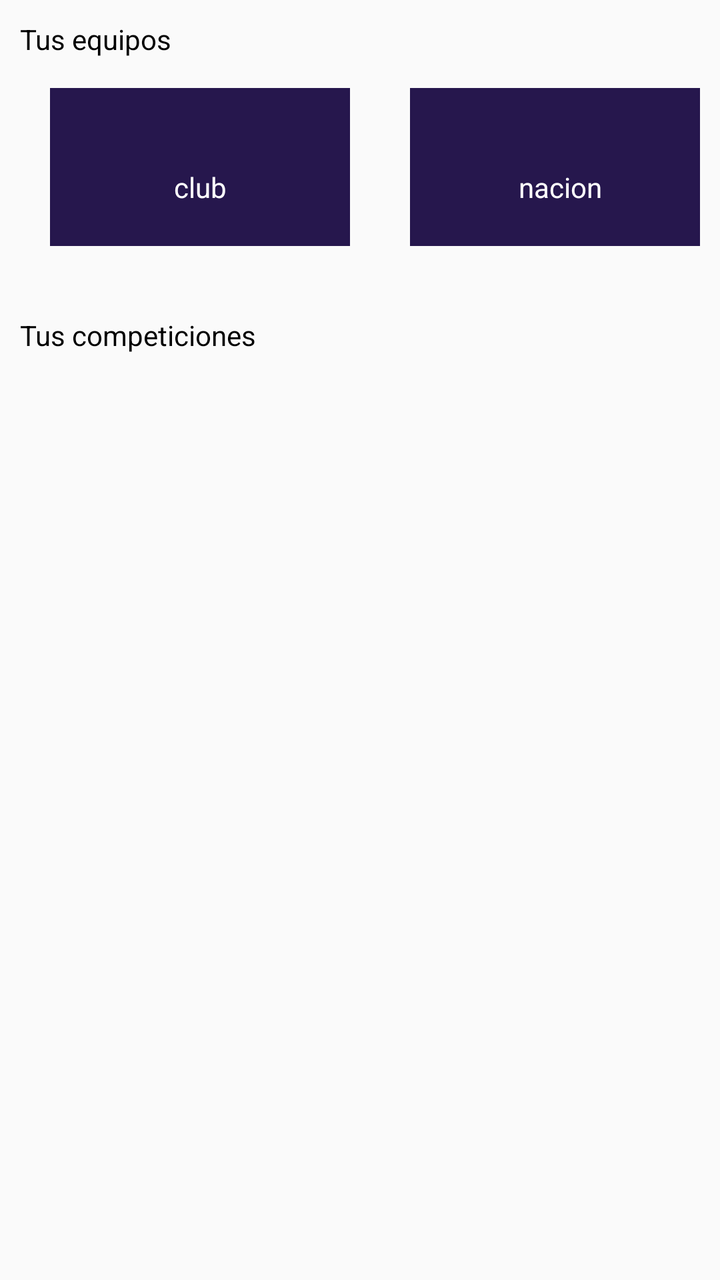
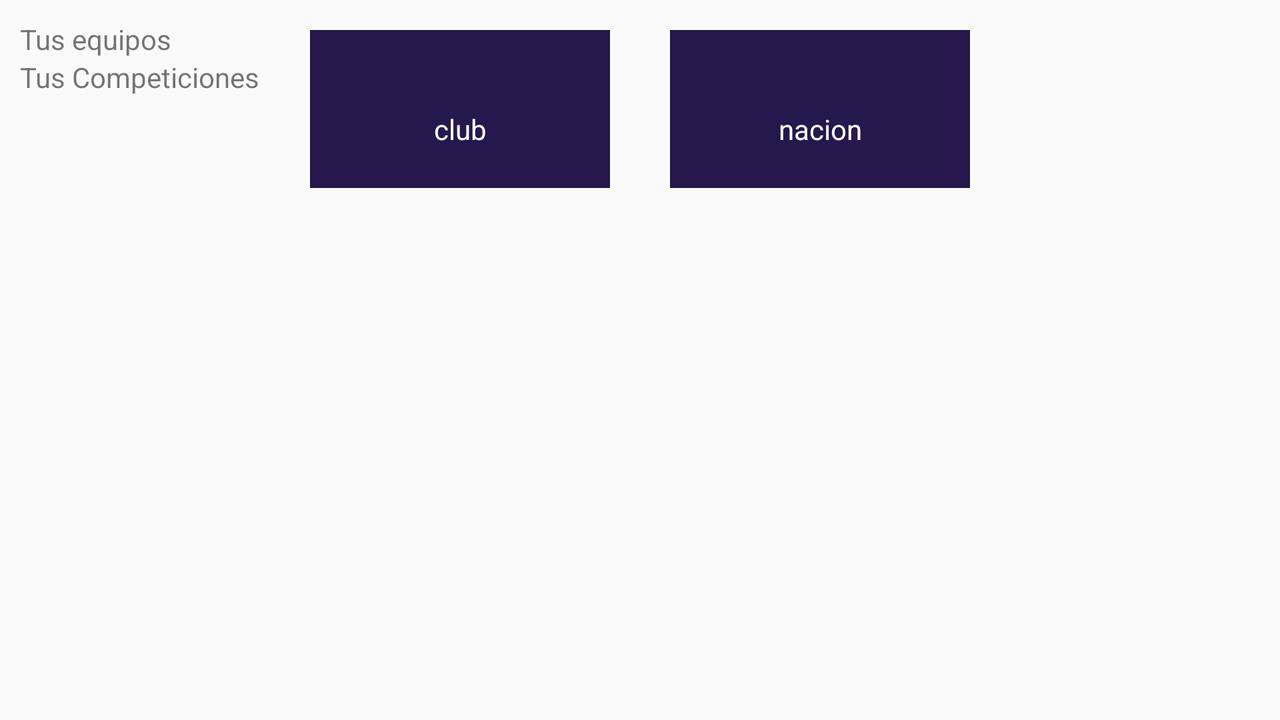

An Android layout and its configuration variant, each rendered on a device that would load it. The default file and the variant file are quoted in full after the pictures.
<!-- AndroidManifest.xml: application theme AppTheme -->
<!-- res/layout/fragment_siguiendo.xml -->
<?xml version="1.0" encoding="utf-8"?>
<RelativeLayout xmlns:android="http://schemas.android.com/apk/res/android"
    xmlns:app="http://schemas.android.com/apk/res-auto"
    xmlns:tools="http://schemas.android.com/tools"
    android:layout_width="match_parent"
    android:layout_height="match_parent"
    tools:context=".view.SiguiendoFragment">

        <LinearLayout
            android:id="@+id/linearLayout"
            android:layout_width="match_parent"
            android:layout_height="wrap_content"
            android:layout_margin="10dp"
            android:layout_marginTop="70dp"
            android:orientation="vertical">

            <TextView
                android:id="@+id/textViewEquipoFavorito"
                android:layout_width="match_parent"
                android:layout_height="wrap_content"
                android:text="Tus equipos"
                android:textColor="@android:color/black" />

            <LinearLayout
                android:layout_width="wrap_content"
                android:layout_height="wrap_content"
                android:layout_gravity="center"
                android:orientation="horizontal">

                <LinearLayout
                    android:layout_width="150dp"
                    android:layout_height="wrap_content"
                    android:layout_margin="15dp"
                    android:background="#26174D"
                    android:orientation="vertical"
                    android:paddingVertical="20dp">

                    <ImageView
                        android:id="@+id/imageViewClubFavorito"
                        android:layout_width="match_parent"
                        android:layout_height="match_parent"
                        android:src="@drawable/googleg_standard_color_18" />

                    <TextView
                        android:id="@+id/textViewCLubFavorito"
                        android:layout_width="match_parent"
                        android:layout_height="wrap_content"
                        android:layout_marginTop="20dp"
                        android:gravity="center"
                        android:text="club"
                        android:textColor="@android:color/white" />
                </LinearLayout>

                <LinearLayout
                    android:layout_width="150dp"
                    android:layout_height="wrap_content"
                    android:layout_margin="15dp"
                    android:background="#26174D"
                    android:orientation="vertical"
                    android:paddingVertical="20dp">

                    <ImageView
                        android:id="@+id/imageViewEquipoNacion"
                        android:layout_width="match_parent"
                        android:layout_height="match_parent"
                        android:src="@drawable/googleg_standard_color_18" />

                    <TextView
                        android:id="@+id/textViewEquipoNacion"
                        android:layout_width="match_parent"
                        android:layout_height="wrap_content"
                        android:layout_marginTop="20dp"
                        android:gravity="center"
                        android:text="nacion"
                        android:textColor="@android:color/white" />
                </LinearLayout>

            </LinearLayout>

            <androidx.recyclerview.widget.RecyclerView
                android:id="@+id/equiposList"
                android:layout_width="match_parent"
                android:layout_height="wrap_content"
                app:layoutManager="androidx.recyclerview.widget.LinearLayoutManager"
                app:spanCount="1" />

            <TextView
                android:id="@+id/textViewCompeticiones"
                android:layout_width="wrap_content"
                android:layout_height="wrap_content"
                android:layout_marginTop="20dp"
                android:textColor="@android:color/black"
                android:layout_weight="1"
                android:text="Tus competiciones" />









        </LinearLayout>
</RelativeLayout>
<!-- resources referenced by this layout -->
<resources>
  <style name="AppTheme" parent="Theme.AppCompat.Light.DarkActionBar">
          
          <item name="colorPrimaryDark">#26174D</item>
          <item name="colorPrimary">#26174D</item>
      </style>
</resources>
<!-- res/layout-land/fragment_siguiendo.xml (the repository's variant of the layout above) -->
<!-- drawn on the phone turned sideways -->
<?xml version="1.0" encoding="utf-8"?>
<androidx.constraintlayout.widget.ConstraintLayout xmlns:android="http://schemas.android.com/apk/res/android"
    xmlns:app="http://schemas.android.com/apk/res-auto"
    xmlns:tools="http://schemas.android.com/tools"
    android:layout_width="match_parent"
    android:layout_height="match_parent"
    tools:context=".view.SiguiendoFragment">

    <LinearLayout
                android:layout_width="match_parent"
                android:layout_height="wrap_content"
                android:gravity="center"
                android:orientation="horizontal">

                <LinearLayout
                    android:layout_width="150dp"
                    android:layout_height="wrap_content"
                    android:layout_margin="15dp"
                    android:background="#26174D"
                    android:orientation="vertical"
                    android:paddingVertical="20dp">

                    <ImageView
                        android:id="@+id/imageViewClubFavorito"
                        android:layout_width="match_parent"
                        android:layout_height="match_parent"
                        android:src="@drawable/googleg_standard_color_18" />

                    <TextView
                        android:id="@+id/textViewCLubFavorito"
                        android:layout_width="match_parent"
                        android:layout_height="wrap_content"
                        android:layout_marginTop="20dp"
                        android:gravity="center"
                        android:text="club"
                        android:textColor="@android:color/white" />
                </LinearLayout>

                <LinearLayout
                    android:layout_width="150dp"
                    android:layout_height="wrap_content"
                    android:layout_margin="15dp"
                    android:background="#26174D"
                    android:orientation="vertical"
                    android:paddingVertical="20dp">

                    <ImageView
                        android:id="@+id/imageViewEquipoNacion"
                        android:layout_width="match_parent"
                        android:layout_height="match_parent"
                        android:src="@drawable/googleg_standard_color_18" />

                    <TextView
                        android:id="@+id/textViewEquipoNacion"
                        android:layout_width="match_parent"
                        android:layout_height="wrap_content"
                        android:layout_marginTop="20dp"
                        android:gravity="center"
                        android:text="nacion"
                        android:textColor="@android:color/white" />
                </LinearLayout>

    </LinearLayout>

    <LinearLayout
        android:layout_width="match_parent"
        android:layout_height="wrap_content"
        android:orientation="vertical"
        tools:layout_editor_absoluteX="-16dp"
        tools:layout_editor_absoluteY="151dp"
        android:padding="10dp">

        <TextView
            android:id="@+id/textViewEquipos"
            android:layout_width="wrap_content"
            android:layout_height="wrap_content"
            android:layout_weight="1"
            android:text="Tus equipos" />

        <TextView
            android:id="@+id/textViewCompeticiones"
            android:layout_width="wrap_content"
            android:layout_height="wrap_content"
            android:layout_weight="1"
            android:text="Tus Competiciones" />

    </LinearLayout>


</androidx.constraintlayout.widget.ConstraintLayout>
